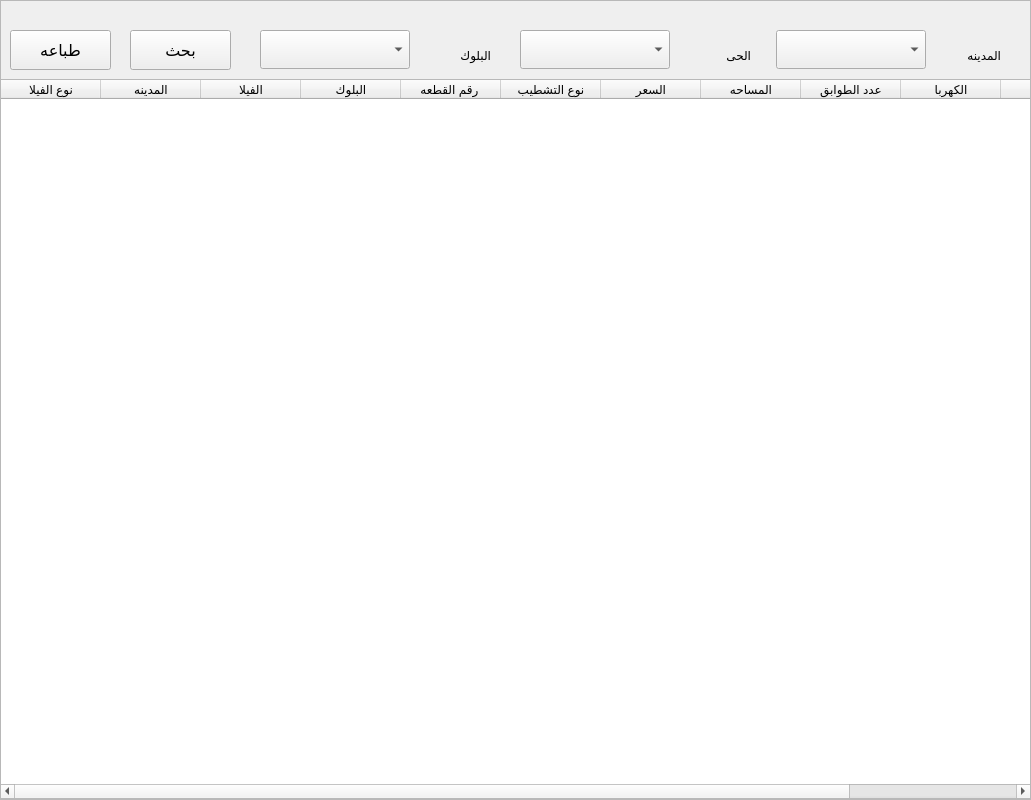
      <widget class="QFrame" name="Vila_Archiev">
       <property name="geometry">
        <rect>
         <x>0</x>
         <y>0</y>
         <width>1031</width>
         <height>800</height>
        </rect>
       </property>
       <property name="frameShape">
        <enum>QFrame::StyledPanel</enum>
       </property>
       <property name="frameShadow">
        <enum>QFrame::Raised</enum>
       </property>
       <widget class="QComboBox" name="comboBox_23">
        <property name="geometry">
         <rect>
          <x>260</x>
          <y>30</y>
          <width>150</width>
          <height>39</height>
         </rect>
        </property>
       </widget>
       <widget class="QLabel" name="label_106">
        <property name="geometry">
         <rect>
          <x>680</x>
          <y>40</y>
          <width>71</width>
          <height>31</height>
         </rect>
        </property>
        <property name="font">
         <font>
          <family>simplified arabic</family>
         </font>
        </property>
        <property name="text">
         <string>الحى</string>
        </property>
       </widget>
       <widget class="QLabel" name="label_105">
        <property name="geometry">
         <rect>
          <x>430</x>
          <y>40</y>
          <width>61</width>
          <height>31</height>
         </rect>
        </property>
        <property name="font">
         <font>
          <family>simplified arabic</family>
         </font>
        </property>
        <property name="text">
         <string>البلوك</string>
        </property>
       </widget>
       <widget class="QComboBox" name="comboBox_22">
        <property name="geometry">
         <rect>
          <x>776</x>
          <y>30</y>
          <width>150</width>
          <height>39</height>
         </rect>
        </property>
       </widget>
       <widget class="QPushButton" name="btn_search_5">
        <property name="geometry">
         <rect>
          <x>130</x>
          <y>30</y>
          <width>101</width>
          <height>40</height>
         </rect>
        </property>
        <property name="font">
         <font>
          <family>simplified arabic</family>
          <pointsize>12</pointsize>
         </font>
        </property>
        <property name="cursor">
         <cursorShape>PointingHandCursor</cursorShape>
        </property>
        <property name="text">
         <string>بحث</string>
        </property>
       </widget>
       <widget class="QPushButton" name="btn_search_6">
        <property name="geometry">
         <rect>
          <x>10</x>
          <y>30</y>
          <width>101</width>
          <height>40</height>
         </rect>
        </property>
        <property name="font">
         <font>
          <family>simplified arabic</family>
          <pointsize>12</pointsize>
         </font>
        </property>
        <property name="cursor">
         <cursorShape>PointingHandCursor</cursorShape>
        </property>
        <property name="text">
         <string>طباعه</string>
        </property>
       </widget>
       <widget class="QTableWidget" name="tableWidget_14">
        <property name="geometry">
         <rect>
          <x>0</x>
          <y>79</y>
          <width>1031</width>
          <height>720</height>
         </rect>
        </property>
        <column>
         <property name="text">
          <string>نوع الفيلا</string>
         </property>
        </column>
        <column>
         <property name="text">
          <string>المدينه</string>
         </property>
        </column>
        <column>
         <property name="text">
          <string>الفيلا</string>
         </property>
        </column>
        <column>
         <property name="text">
          <string>البلوك</string>
         </property>
        </column>
        <column>
         <property name="text">
          <string>رقم القطعه </string>
         </property>
        </column>
        <column>
         <property name="text">
          <string>نوع التشطيب</string>
         </property>
        </column>
        <column>
         <property name="text">
          <string>السعر</string>
         </property>
        </column>
        <column>
         <property name="text">
          <string>المساحه</string>
         </property>
        </column>
        <column>
         <property name="text">
          <string>عدد الطوابق</string>
         </property>
        </column>
        <column>
         <property name="text">
          <string>الكهربا</string>
         </property>
        </column>
        <column>
         <property name="text">
          <string>الغاز</string>
         </property>
        </column>
        <column>
         <property name="text">
          <string/>
         </property>
        </column>
       </widget>
       <widget class="QComboBox" name="comboBox_21">
        <property name="geometry">
         <rect>
          <x>520</x>
          <y>30</y>
          <width>150</width>
          <height>39</height>
         </rect>
        </property>
       </widget>
       <widget class="QLabel" name="label_107">
        <property name="geometry">
         <rect>
          <x>930</x>
          <y>40</y>
          <width>71</width>
          <height>31</height>
         </rect>
        </property>
        <property name="font">
         <font>
          <family>simplified arabic</family>
         </font>
        </property>
        <property name="text">
         <string>المدينه</string>
        </property>
       </widget>
      </widget>
